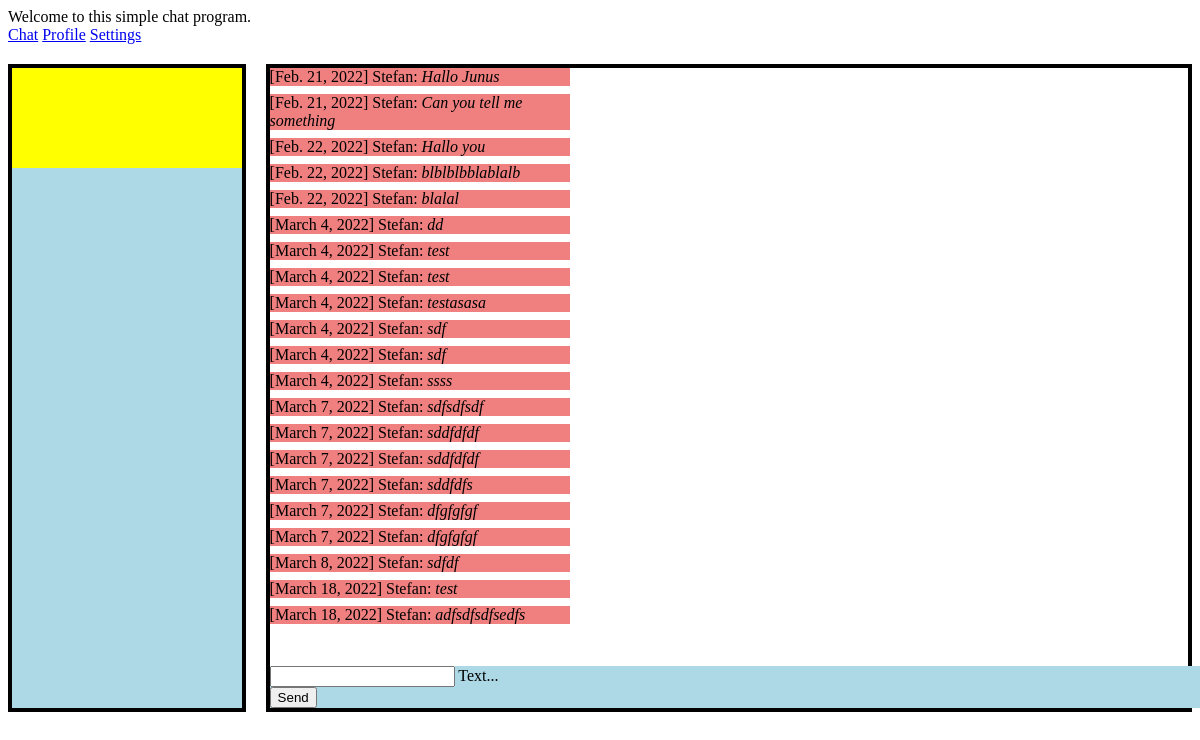
The page /chat/ (signed in) on the database as committed earlier.
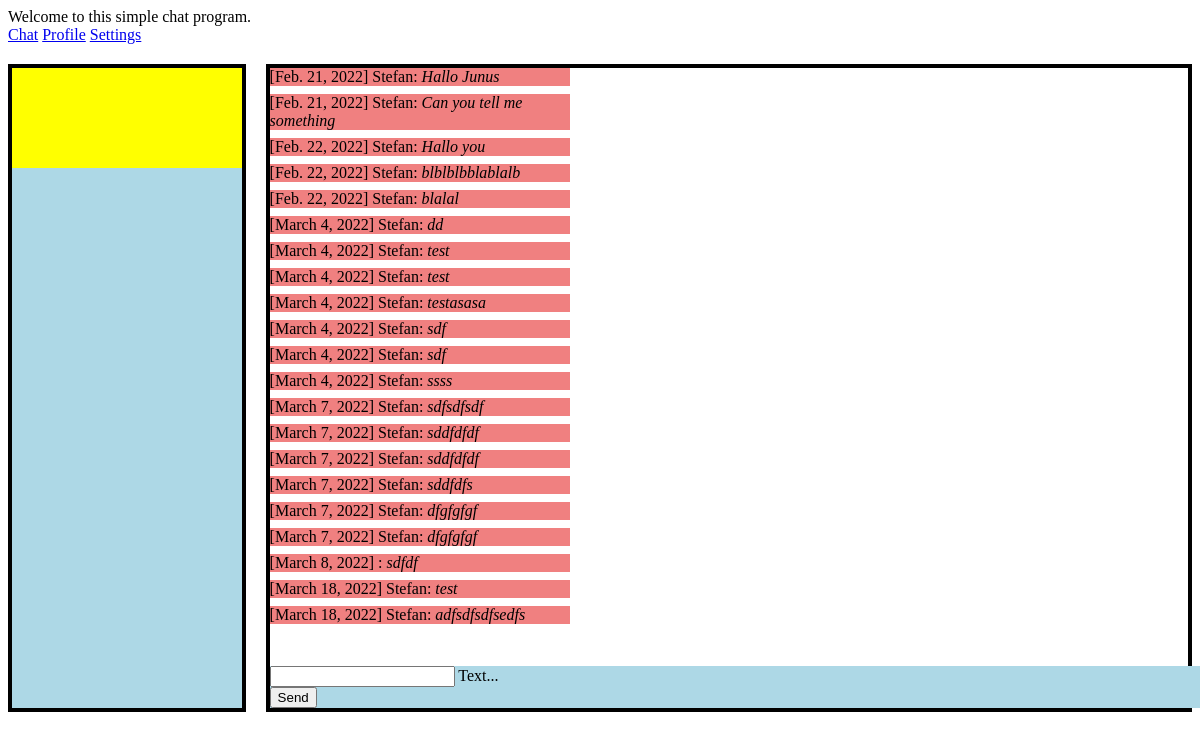
The same page on the database as committed later.
### chat/models.py (models this page shows)
class Message(models.Model): #  class Message extends models.Model
    text = models.CharField(max_length=500) # <input type="text" maxlength="500">
    created_at = models.DateField(default=date.today)
    chat = models.ForeignKey(Chat, on_delete=models.CASCADE, related_name='chat_message_set', default=None, blank=True, null=True)
    author = models.ForeignKey(settings.AUTH_USER_MODEL, on_delete=models.CASCADE, related_name='author_message_set')
    receiver = models.ForeignKey(settings.AUTH_USER_MODEL, on_delete=models.CASCADE, related_name='receiver_message_set')

### chat/views.py (the view, shortened to what this page needs)
# urls.py: path('chat/', index),
@login_required(login_url='/login/')
def index(request):
    chatMessages = Message.objects.filter(chat__id=1)
    return render(request, 'chat/index.html', {'messages': chatMessages})

### chat/templates/chat/index.html (shortened to what this page needs)
{% extends "base.html" %}
{% block content %}
{% if request.user.is_authenticated %}
{% load static %}
<link rel="stylesheet" href="{% static 'css/chat.css' %}">
<div class="chat_page_container">
  <div class="chat_participant_container lightblue">
     <div class="chat_participant_box">
     </div>
  </div>
  <div class="chat_container">
    <div id="messageContainer">
      {% for message in messages %}
        {% if message.author == user %}
        <div class="message_line_right">
          <span>[{{ message.created_at }}]</span> {{ message.author.first_name }}: <i>{{message.text}}</i>
        </div>
        {% else %}
        <div class="message_line_left">
          <span>[{{ message.created_at }}]</span> {{ message.author.first_name }}: <i>{{message.text}}</i>
        </div>
        {% endif %}
      {% endfor %}
    </div>
    <form class="sendmessage_box lightblue" onsubmit="sendMessage(); return false;" method="post">
      <div class="mdl-textfield mdl-js-textfield mdl-textfield--floating-label">
        <input class="mdl-textfield__input" name="textmessage" type="text" id="messageField">
        <label class="mdl-textfield__label" for="messageField">Text...</label>
      </div>
      <button class="mdl-button mdl-js-button mdl-button--raised mdl-js-ripple-effect mdl-button--accent">
        Send
      </button>
    </form>
  </div>
</div>
{% else %}
<h1>Nicht eingeloggt</h1>
<p>Du bist aktull nicht eingeloggt. Bitte logge dich ein.<br> Bitte klicke <a href="/login/">hier</a>
</p>
{% endif %}
{% endblock %}

Rows that differ between the two databases and show on the page:
changed Message "March 8, 2022": author_id 1 → 6 (drawn); author.first_name "Stefan" → (not shown)
